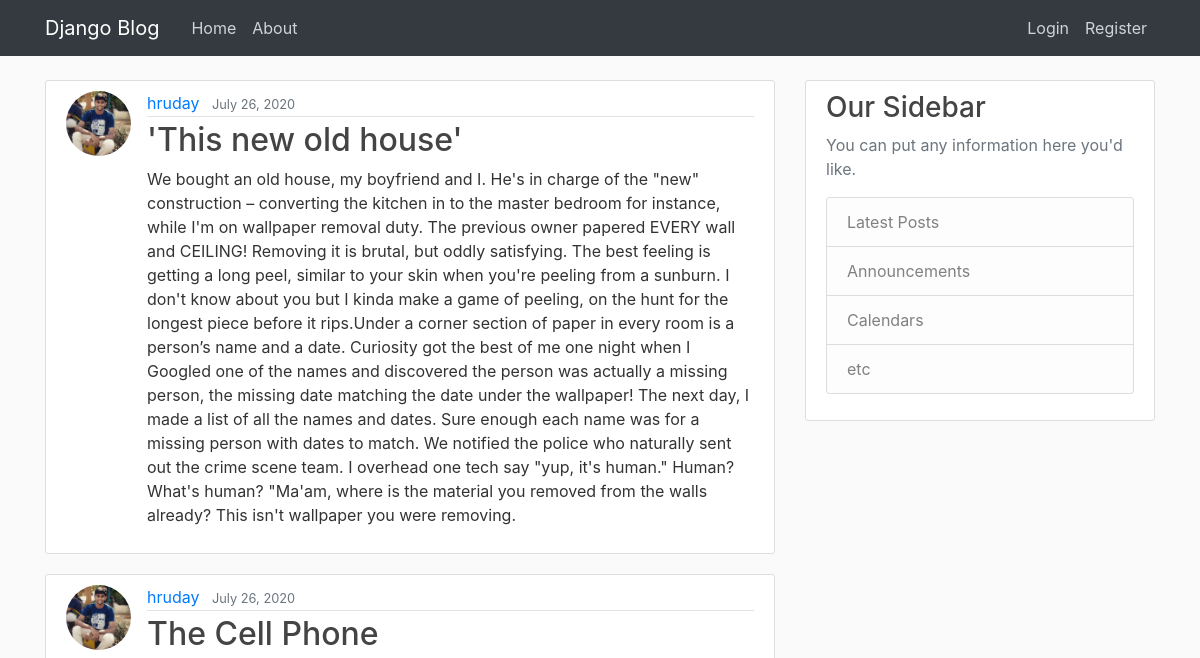
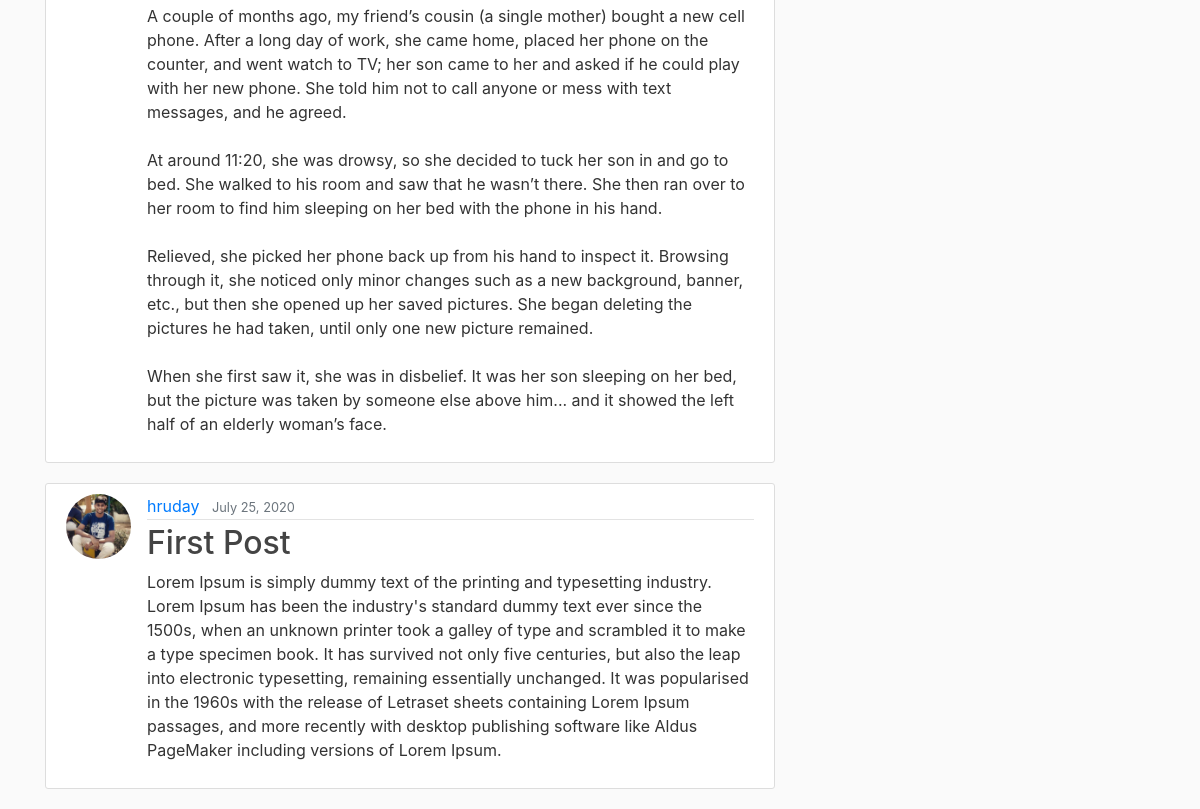
The app's page /, older data (2 pictures, top to bottom).
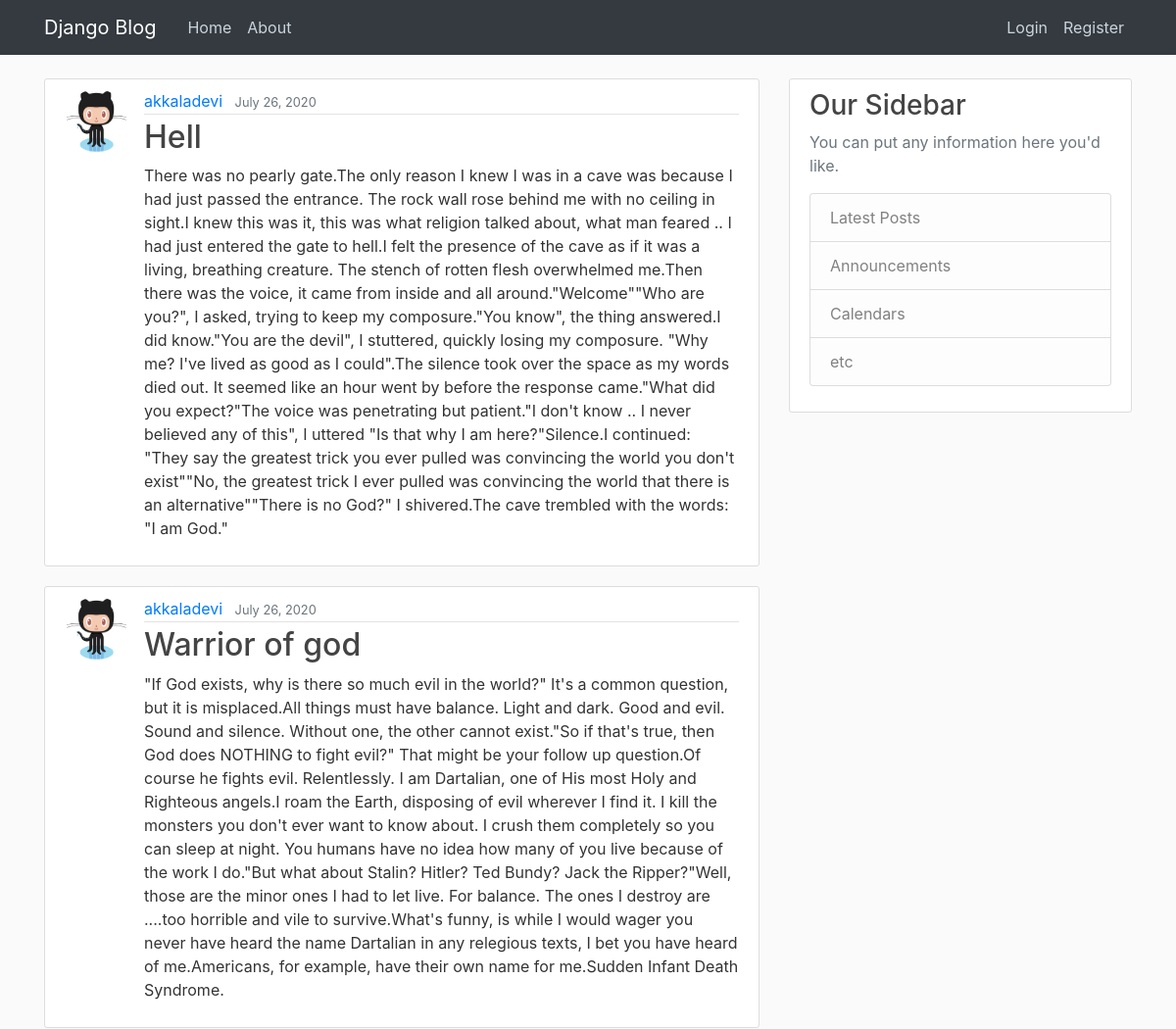
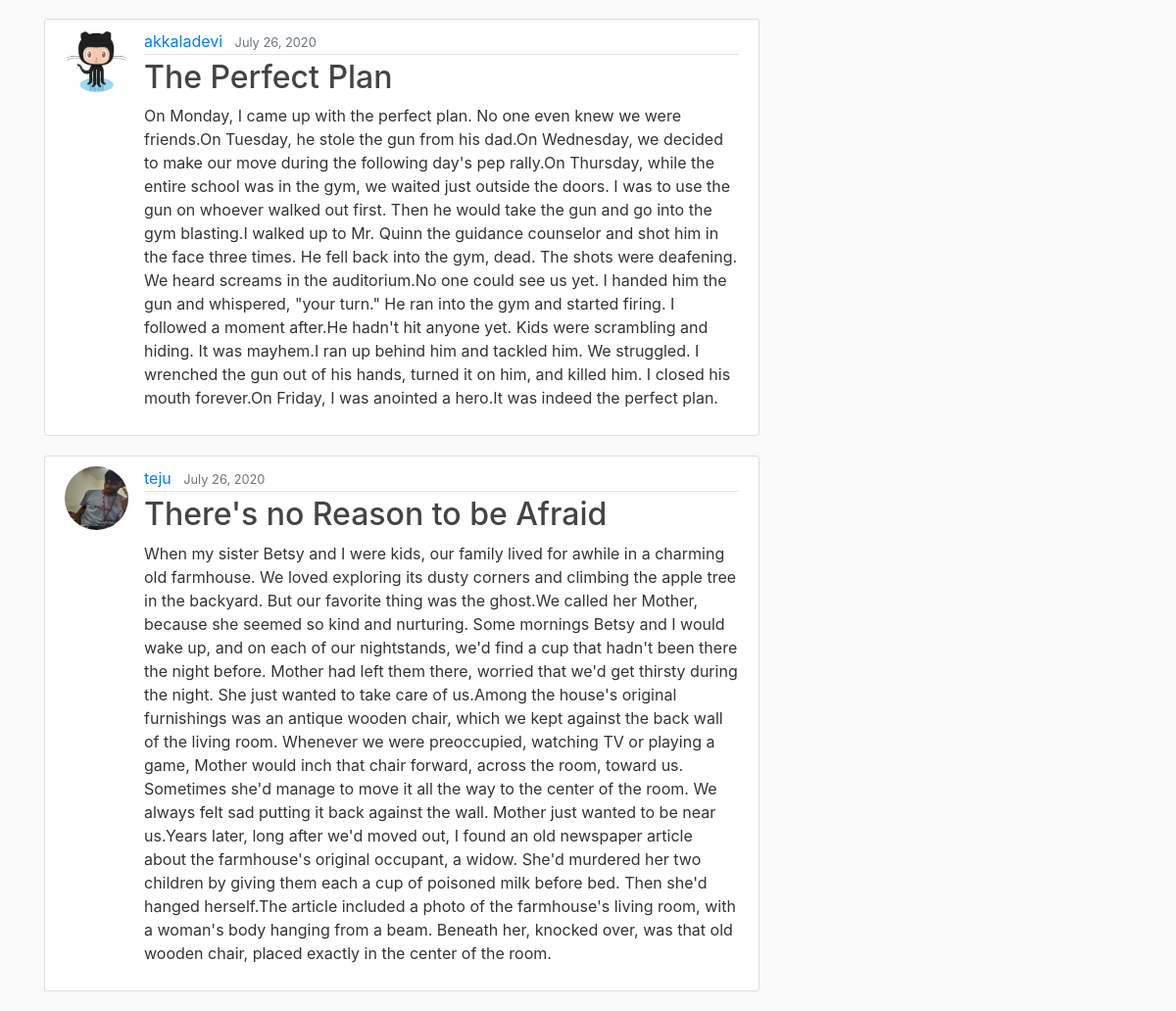
The same page, newer data (2 pictures, top to bottom).
### blog/models.py (models this page shows, shortened)
class Post(models.Model):
	title = models.CharField(max_length=100)
	content = models.TextField(blank=False)
	date_posted = models.DateTimeField(default=timezone.now)
	author = models.ForeignKey(User, on_delete=models.CASCADE)

### users/models.py (models this page shows, shortened)
class Profile(models.Model):
	user = models.OneToOneField(User, on_delete=models.CASCADE)
	image = models.ImageField(default='default.png', upload_to='profile_pics')

### blog/views.py (the view)
# urls.py: path('',PostListView.as_view(),name='blog-home'),
class PostListView(ListView):
	model = Post
	template_name = 'blog/home.html'
	context_object_name = 'posts'
	ordering = ['-date_posted']
	paginate_by = 4

### blog/templates/blog/home.html
{% extends "blog/base.html" %}
{% block content %}
    {% for post in posts %}
        <article class="media content-section">
          <img src="{{ post.author.profile.image.url }} " class="rounded-circle article-img">
          <div class="media-body">
            <div class="article-metadata">
              <a class="mr-2" href="#">{{ post.author }}</a>
              <small class="text-muted">{{ post.date_posted|date:"F d, Y" }}</small>
            </div>
            <h2><a class="article-title" href="{% url 'post-detail' post.id %}">{{ post.title }}</a></h2>
            <p class="article-content">{{ post.content }}</p>
          </div>
        </article>
    {% endfor %}
{% endblock content %}

Row changes from the older to the newer data that the page shows:
removed Post: author.profile.image (picture), author "hruday", date_posted "July 26, 2020", title "'This new old house'", content "We bought an old house, my boyfriend and I. He's in charge of the \"new\" construction – converting the kitchen in to the master bedroom for instance, while I'm on wallpaper removal duty. The previous owner papered EVERY wall and CEILING! Removing it is brutal, but oddly satisfying. The best feeling is getting a long peel, similar to your skin when you're peeling from a sunburn. I don't know about you but I kinda make a game of peeling, on the hunt for the longest piece before it rips.Under a corner section of paper in every room is a person’s name and a date. Curiosity got the best of me one night when I Googled one of the names and discovered the person was actually a missing person, the…"
removed Post: author.profile.image (picture), author "hruday", date_posted "July 26, 2020", title "The Cell Phone", content "A couple of months ago, my friend’s cousin (a single mother) bought a new cell phone. After a long day of work, she came home, placed her phone on the counter, and went watch to TV; her son came to her and asked if he could play with her new phone. She told him not to call anyone or mess with text messages, and he agreed. At around 11:20, she was drowsy, so she decided to tuck her son in and go to bed. She walked to his room and saw that he wasn’t there. She then ran over to her room to find him sleeping on her bed with the phone in his hand. Relieved, she picked her phone back up from his hand to inspect it. Browsing through it, she noticed only minor changes such as a new background,…"
no longer on this page (row unchanged): Post: author.profile.image (picture), author "hruday", date_posted "July 25, 2020", title "First Post", content "Lorem Ipsum is simply dummy text of the printing and typesetting industry. Lorem Ipsum has been the industry's standard dummy text ever since the 1500s, when an unknown printer took a galley of type and scrambled it to make a type specimen book. It has survived not only five centuries, but also the leap into electronic typesetting, remaining essentially unchanged. It was popularised in the 1960s with the release of Letraset sheets containing Lorem Ipsum passages, and more recently with desktop publishing software like Aldus PageMaker including versions of Lorem Ipsum."
added Post: author.profile.image (placeholder picture), author "akkaladevi", date_posted "July 26, 2020", title "Hell", content "There was no pearly gate.The only reason I knew I was in a cave was because I had just passed the entrance. The rock wall rose behind me with no ceiling in sight.I knew this was it, this was what religion talked about, what man feared .. I had just entered the gate to hell.I felt the presence of the cave as if it was a living, breathing creature. The stench of rotten flesh overwhelmed me.Then there was the voice, it came from inside and all around.\"Welcome\"\"Who are you?\", I asked, trying to keep my composure.\"You know\", the thing answered.I did know.\"You are the devil\", I stuttered, quickly losing my composure. \"Why me? I've lived as good as I could\".The silence took over the space as my…"
added Post: author.profile.image (placeholder picture), author "akkaladevi", date_posted "July 26, 2020", title "Warrior of god", content "\"If God exists, why is there so much evil in the world?\" It's a common question, but it is misplaced.All things must have balance. Light and dark. Good and evil. Sound and silence. Without one, the other cannot exist.\"So if that's true, then God does NOTHING to fight evil?\" That might be your follow up question.Of course he fights evil. Relentlessly. I am Dartalian, one of His most Holy and Righteous angels.I roam the Earth, disposing of evil wherever I find it. I kill the monsters you don't ever want to know about. I crush them completely so you can sleep at night. You humans have no idea how many of you live because of the work I do.\"But what about Stalin? Hitler? Ted Bundy? Jack the…"
added Post: author.profile.image (placeholder picture), author "akkaladevi", date_posted "July 26, 2020", title "The Perfect Plan", content "On Monday, I came up with the perfect plan. No one even knew we were friends.On Tuesday, he stole the gun from his dad.On Wednesday, we decided to make our move during the following day's pep rally.On Thursday, while the entire school was in the gym, we waited just outside the doors. I was to use the gun on whoever walked out first. Then he would take the gun and go into the gym blasting.I walked up to Mr. Quinn the guidance counselor and shot him in the face three times. He fell back into the gym, dead. The shots were deafening. We heard screams in the auditorium.No one could see us yet. I handed him the gun and whispered, \"your turn.\" He ran into the gym and started firing. I followed a…"
added Post: author.profile.image (picture), author "teju", date_posted "July 26, 2020", title "There's no Reason to be Afraid", content "When my sister Betsy and I were kids, our family lived for awhile in a charming old farmhouse. We loved exploring its dusty corners and climbing the apple tree in the backyard. But our favorite thing was the ghost.We called her Mother, because she seemed so kind and nurturing. Some mornings Betsy and I would wake up, and on each of our nightstands, we'd find a cup that hadn't been there the night before. Mother had left them there, worried that we'd get thirsty during the night. She just wanted to take care of us.Among the house's original furnishings was an antique wooden chair, which we kept against the back wall of the living room. Whenever we were preoccupied, watching TV or playing a…"
